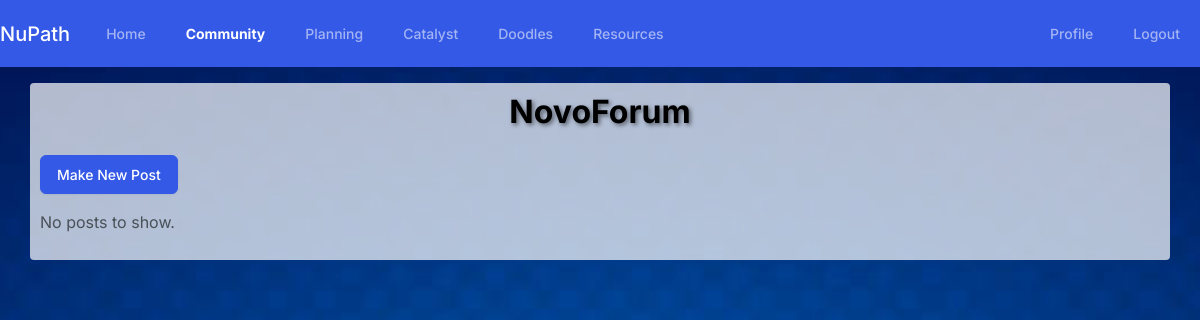
/community/ (signed in), run on an earlier commit of the app's database.
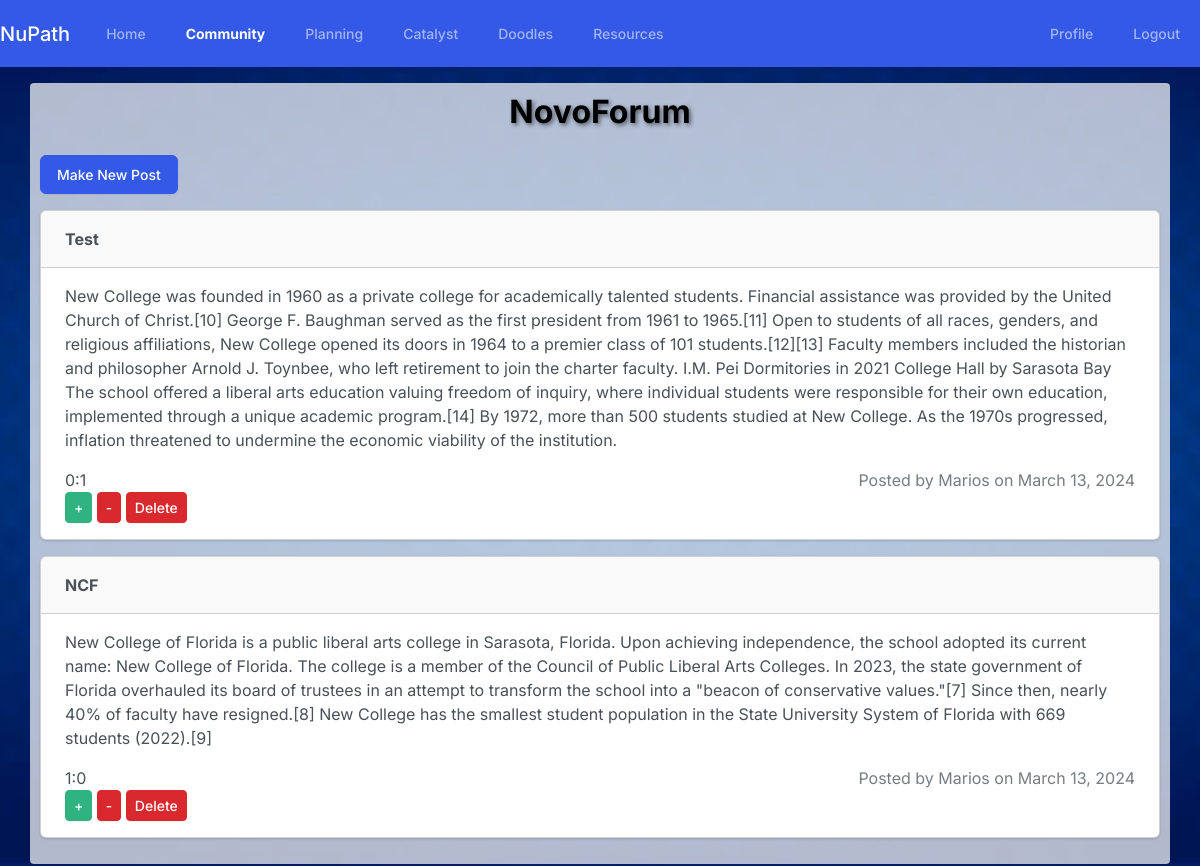
And on a later commit of the database.
### Features/models.py (models this page shows, shortened)
class Post(models.Model):
    title = models.CharField(max_length=100)
    content = models.TextField()
    date_posted = models.DateTimeField(default=timezone.now)
    author = models.ForeignKey(User, on_delete=models.CASCADE)
    upvotes = models.ManyToManyField(User, related_name='upvoted_posts', blank=True)
    downvotes = models.ManyToManyField(User, related_name='downvoted_posts', blank=True)

### Features/views.py (the view)
# urls.py: path('community/', features_views.post_list, name='community-home'),
@login_required
def post_list(request):
    posts = Post.objects.all().order_by('-date_posted')
    return render(request, 'Features/community.html', {'posts': posts})

### Features/templates/Features/community.html (shortened to what this page needs)
{% extends 'Features/base.html' %}
{% load static %}
{% block content %}
<div class="container mt-3 text-box">
    <h2 class="text-center mb-4 text-shadow enhanced-text">NovoForum</h2>
    <button id="togglePostFormButton" class="btn btn-primary mb-3 float-right">Make New Post</button>
    {% for post in posts %}
    <div class="card mb-3" id="post-{{ post.id }}">
        <div class="card-header">
            <strong>{{ post.title }}</strong>
        </div>
        <div class="card-body">
            <p class="card-text">{{ post.content }}</p>
            <div class="d-flex justify-content-between">
                <div>
                    <span id="vote-count-{{ post.id }}">{{ post.upvotes.count }}:{{ post.downvotes.count }}</span>
                </div>
                <div class="text-muted">
                    Posted by {{ post.author }} on {{ post.date_posted|date:"F d, Y" }}
                </div>
            </div>
            <button type="button" class="vote-btn btn btn-success btn-sm" id="upvote-{{ post.id }}">+</button>
            <button type="button" class="vote-btn btn btn-danger btn-sm" id="downvote-{{ post.id }}">-</button>
            {% if post.author == request.user %}
            <form action="{% url 'post-delete' post.pk %}" method="post" style="display: inline;">
                <button type="submit" class="btn btn-danger btn-sm">Delete</button>
            </form>
            {% endif %}
        </div>
    </div>
    {% empty %}
        <p>No posts to show.</p>
    {% endfor %}
</div>
{% endblock %}

### Features/templates/Features/base.html (shortened to what this page needs)
<!DOCTYPE html>
<html lang="en">
  <head>
    {% load static %}
    <link rel="stylesheet" type="text/css" href="https://bootswatch.com/5/zephyr/bootstrap.min.css">
</head>
  <body>
     <nav class="navbar navbar-expand-lg navbar-dark bg-primary fixed-top">
      <a class="navbar-brand" href="#">NuPath</a>
      <div class="collapse navbar-collapse" id="navbarSupportedContent">
        <ul class="navbar-nav mr-auto">
          {% if user.is_authenticated %}
          <li class="nav-item {% if request.path == '/home/' %}active{% endif %}">
            <a class="nav-link" href="/home/">Home</a>
          </li>
          <li class="nav-item {% if request.path == '/community/' %}active{% endif %}">
            <a class="nav-link" href="/community/">Community</a>
          </li>
          <li class="nav-item {% if request.path == '/calendar/' %}active{% endif %}">
            <a class="nav-link" href="/calendar/">Planning</a>
          </li>
          <li class="nav-item {% if request.path == '/catalyst/' %}active{% endif %}">
            <a class="nav-link" href="/catalyst/">Catalyst</a>
          </li>
          <li class="nav-item {% if request.path == '/doodlespace/' %}active{% endif %}">
            <a class="nav-link" href="/doodlespace/">Doodles</a>
          </li>
          <li class="nav-item {% if request.path == '/resources/' %}active{% endif %}">
            <a class="nav-link" href="/resources/">Resources</a>
          </li>
          {% endif %}
        </ul>
        <ul class="navbar-nav ms-auto">
          {% if user.is_authenticated %}
          <li class="nav-item {% if request.path == '/profile/' %}active{% endif %}">
            <a class="nav-link" href="/profile/">Profile</a>
          </li>
          <li class="nav-item">
            <form action="{% url 'logout' %}" method="post" class="form-inline">
              <button type="submit" class="btn btn-link nav-link">Logout</button>
            </form>
          </li>
          {% endif %}
        </ul>
      </div>
    </nav>
    <div class="container-centered d-flex flex-column vh-100" style="margin-top: 67px;">
      {% block content %}
      {% endblock %}
    </div>
  </body>
</html>

### Features/templates/Features/base.html (style rules this page uses)
.navbar-nav .nav-item.active .nav-link { color: #fff; font-weight: bold; }

### Features/templates/Features/community.html (style rules this page uses)
body { background-image: url('/media/home.jpg'); background-size: cover; background-position: center; }
.text-box { background-color: rgba(255, 255, 255, 0.7); border-radius: 4px; padding: 10px; display: inline-block; }
.text-shadow { text-shadow: 2px 2px 4px rgba(0, 0, 0, 0.5); }
.enhanced-text { color: #000; font-weight: bold; }

What changed in the data, as far as the page shows it:
added Post: title "Test", content "New College was founded in 1960 as a private college for academically talented students. Financial assistance was provided by the United Church of Christ.[10] George F. Baughman served as the first president from 1961 to 1965.[11] Open to students of all races, genders, and religious affiliations, New College opened its doors in 1964 to a premier class of 101 students.[12][13] Faculty members included the historian and philosopher Arnold J. Toynbee, who left retirement to join the charter faculty. I.M. Pei Dormitories in 2021 College Hall by Sarasota Bay The school offered a liberal arts education valuing freedom of inquiry, where individual students were responsible for their own…", upvotes.count "0", downvotes.count "1", author "Marios", date_posted "March 13, 2024", shows "Delete"
added Post: title "NCF", content "New College of Florida is a public liberal arts college in Sarasota, Florida. Upon achieving independence, the school adopted its current name: New College of Florida. The college is a member of the Council of Public Liberal Arts Colleges. In 2023, the state government of Florida overhauled its board of trustees in an attempt to transform the school into a \"beacon of conservative values.\"[7] Since then, nearly 40% of faculty have resigned.[8] New College has the smallest student population in the State University System of Florida with 669 students (2022).[9]", upvotes.count "1", downvotes.count "0", author "Marios", date_posted "March 13, 2024", shows "Delete"
Also different on the page:
text no longer shown: "No posts to show."
